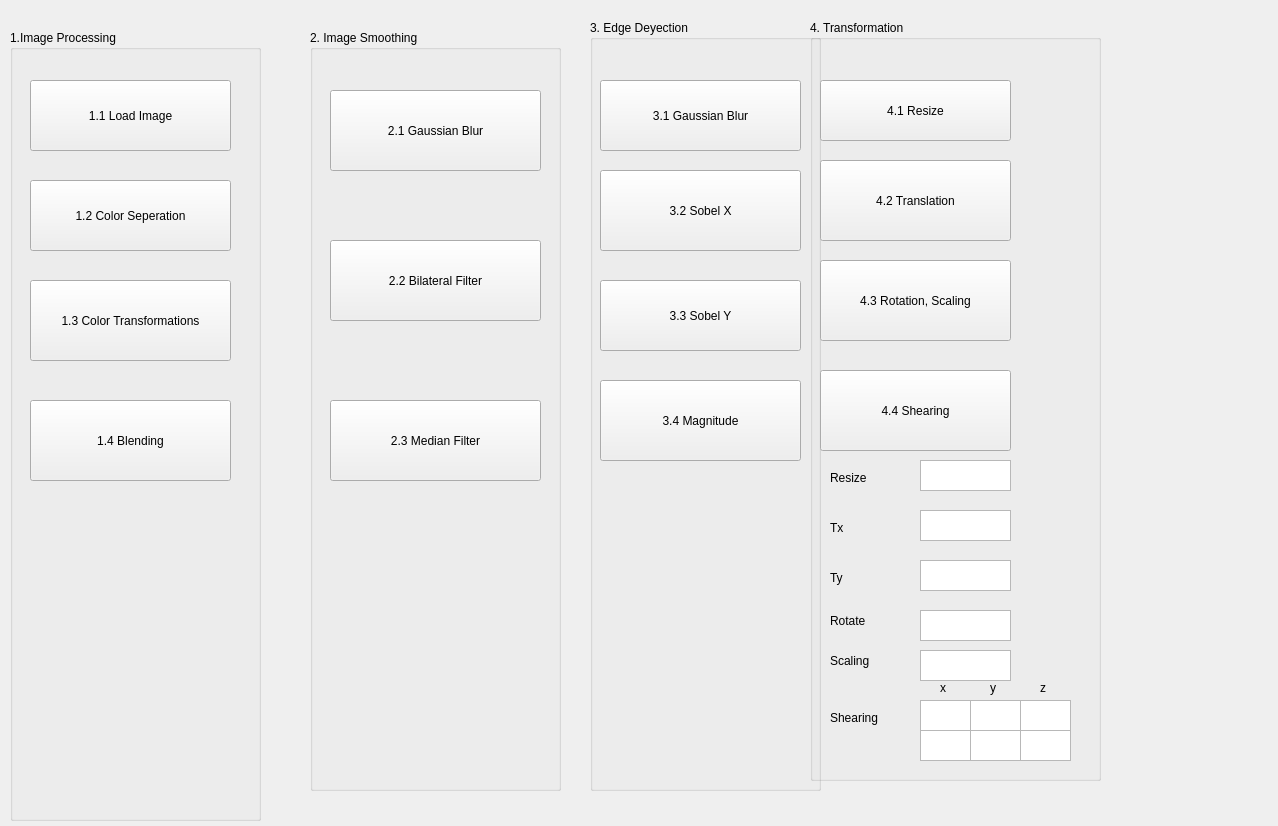
<?xml version="1.0" encoding="UTF-8"?>
<ui version="4.0">
 <class>MainWindow</class>
 <widget class="QMainWindow" name="MainWindow">
  <property name="geometry">
   <rect>
    <x>0</x>
    <y>0</y>
    <width>1278</width>
    <height>826</height>
   </rect>
  </property>
  <property name="windowTitle">
   <string>MainWindow</string>
  </property>
  <widget class="QWidget" name="centralwidget">
   <widget class="QGroupBox" name="groupBox">
    <property name="geometry">
     <rect>
      <x>10</x>
      <y>30</y>
      <width>251</width>
      <height>791</height>
     </rect>
    </property>
    <property name="title">
     <string>1.Image Processing</string>
    </property>
    <widget class="QPushButton" name="btn1_1">
     <property name="geometry">
      <rect>
       <x>20</x>
       <y>50</y>
       <width>201</width>
       <height>71</height>
      </rect>
     </property>
     <property name="text">
      <string>1.1 Load Image</string>
     </property>
    </widget>
    <widget class="QPushButton" name="btn1_2">
     <property name="geometry">
      <rect>
       <x>20</x>
       <y>150</y>
       <width>201</width>
       <height>71</height>
      </rect>
     </property>
     <property name="text">
      <string>1.2 Color Seperation</string>
     </property>
    </widget>
    <widget class="QPushButton" name="btn1_3">
     <property name="geometry">
      <rect>
       <x>20</x>
       <y>250</y>
       <width>201</width>
       <height>81</height>
      </rect>
     </property>
     <property name="text">
      <string>1.3 Color Transformations</string>
     </property>
    </widget>
    <widget class="QPushButton" name="btn1_4">
     <property name="geometry">
      <rect>
       <x>20</x>
       <y>370</y>
       <width>201</width>
       <height>81</height>
      </rect>
     </property>
     <property name="text">
      <string>1.4 Blending</string>
     </property>
    </widget>
   </widget>
   <widget class="QGroupBox" name="groupBox_2">
    <property name="geometry">
     <rect>
      <x>310</x>
      <y>30</y>
      <width>251</width>
      <height>761</height>
     </rect>
    </property>
    <property name="title">
     <string>2. Image Smoothing</string>
    </property>
    <widget class="QPushButton" name="btn2_2">
     <property name="geometry">
      <rect>
       <x>20</x>
       <y>210</y>
       <width>211</width>
       <height>81</height>
      </rect>
     </property>
     <property name="text">
      <string>2.2 Bilateral Filter</string>
     </property>
    </widget>
    <widget class="QPushButton" name="btn2_1">
     <property name="geometry">
      <rect>
       <x>20</x>
       <y>60</y>
       <width>211</width>
       <height>81</height>
      </rect>
     </property>
     <property name="text">
      <string>2.1 Gaussian Blur</string>
     </property>
    </widget>
    <widget class="QPushButton" name="btn2_3">
     <property name="geometry">
      <rect>
       <x>20</x>
       <y>370</y>
       <width>211</width>
       <height>81</height>
      </rect>
     </property>
     <property name="text">
      <string>2.3 Median Filter</string>
     </property>
    </widget>
   </widget>
   <widget class="QGroupBox" name="groupBox_3">
    <property name="geometry">
     <rect>
      <x>590</x>
      <y>20</y>
      <width>231</width>
      <height>771</height>
     </rect>
    </property>
    <property name="title">
     <string>3. Edge Deyection</string>
    </property>
    <widget class="QPushButton" name="btn3_4">
     <property name="geometry">
      <rect>
       <x>10</x>
       <y>360</y>
       <width>201</width>
       <height>81</height>
      </rect>
     </property>
     <property name="text">
      <string>3.4 Magnitude</string>
     </property>
    </widget>
    <widget class="QPushButton" name="btn3_3">
     <property name="geometry">
      <rect>
       <x>10</x>
       <y>260</y>
       <width>201</width>
       <height>71</height>
      </rect>
     </property>
     <property name="text">
      <string>3.3 Sobel Y</string>
     </property>
    </widget>
    <widget class="QPushButton" name="btn3_2">
     <property name="geometry">
      <rect>
       <x>10</x>
       <y>150</y>
       <width>201</width>
       <height>81</height>
      </rect>
     </property>
     <property name="text">
      <string>3.2 Sobel X</string>
     </property>
    </widget>
    <widget class="QPushButton" name="btn3_1">
     <property name="geometry">
      <rect>
       <x>10</x>
       <y>60</y>
       <width>201</width>
       <height>71</height>
      </rect>
     </property>
     <property name="text">
      <string>3.1 Gaussian Blur</string>
     </property>
    </widget>
   </widget>
   <widget class="QGroupBox" name="groupBox_4">
    <property name="geometry">
     <rect>
      <x>810</x>
      <y>20</y>
      <width>291</width>
      <height>761</height>
     </rect>
    </property>
    <property name="title">
     <string>4. Transformation</string>
    </property>
    <widget class="QPushButton" name="btn4_4">
     <property name="geometry">
      <rect>
       <x>10</x>
       <y>350</y>
       <width>191</width>
       <height>81</height>
      </rect>
     </property>
     <property name="text">
      <string>4.4 Shearing</string>
     </property>
    </widget>
    <widget class="QPushButton" name="btn4_2">
     <property name="geometry">
      <rect>
       <x>10</x>
       <y>140</y>
       <width>191</width>
       <height>81</height>
      </rect>
     </property>
     <property name="text">
      <string>4.2 Translation</string>
     </property>
    </widget>
    <widget class="QPushButton" name="btn4_3">
     <property name="geometry">
      <rect>
       <x>10</x>
       <y>240</y>
       <width>191</width>
       <height>81</height>
      </rect>
     </property>
     <property name="text">
      <string>4.3 Rotation, Scaling</string>
     </property>
    </widget>
    <widget class="QPushButton" name="btn4_1">
     <property name="geometry">
      <rect>
       <x>10</x>
       <y>60</y>
       <width>191</width>
       <height>61</height>
      </rect>
     </property>
     <property name="text">
      <string>4.1 Resize</string>
     </property>
    </widget>
    <widget class="QTextEdit" name="text6_1">
     <property name="geometry">
      <rect>
       <x>110</x>
       <y>680</y>
       <width>51</width>
       <height>31</height>
      </rect>
     </property>
    </widget>
    <widget class="QTextEdit" name="text2">
     <property name="geometry">
      <rect>
       <x>110</x>
       <y>490</y>
       <width>91</width>
       <height>31</height>
      </rect>
     </property>
    </widget>
    <widget class="QTextEdit" name="text3">
     <property name="geometry">
      <rect>
       <x>110</x>
       <y>540</y>
       <width>91</width>
       <height>31</height>
      </rect>
     </property>
    </widget>
    <widget class="QLabel" name="label_1">
     <property name="geometry">
      <rect>
       <x>20</x>
       <y>450</y>
       <width>58</width>
       <height>15</height>
      </rect>
     </property>
     <property name="text">
      <string>Resize</string>
     </property>
    </widget>
    <widget class="QTextEdit" name="text1">
     <property name="geometry">
      <rect>
       <x>110</x>
       <y>440</y>
       <width>91</width>
       <height>31</height>
      </rect>
     </property>
    </widget>
    <widget class="QLabel" name="label_2">
     <property name="geometry">
      <rect>
       <x>20</x>
       <y>500</y>
       <width>58</width>
       <height>15</height>
      </rect>
     </property>
     <property name="text">
      <string>Tx</string>
     </property>
    </widget>
    <widget class="QLabel" name="label_3">
     <property name="geometry">
      <rect>
       <x>20</x>
       <y>550</y>
       <width>58</width>
       <height>15</height>
      </rect>
     </property>
     <property name="text">
      <string>Ty</string>
     </property>
    </widget>
    <widget class="QTextEdit" name="text4">
     <property name="geometry">
      <rect>
       <x>110</x>
       <y>590</y>
       <width>91</width>
       <height>31</height>
      </rect>
     </property>
    </widget>
    <widget class="QLabel" name="label_6">
     <property name="geometry">
      <rect>
       <x>20</x>
       <y>690</y>
       <width>58</width>
       <height>15</height>
      </rect>
     </property>
     <property name="text">
      <string>Shearing</string>
     </property>
    </widget>
    <widget class="QLabel" name="label_4">
     <property name="geometry">
      <rect>
       <x>20</x>
       <y>570</y>
       <width>121</width>
       <height>61</height>
      </rect>
     </property>
     <property name="text">
      <string>Rotate</string>
     </property>
    </widget>
    <widget class="QLabel" name="label_5">
     <property name="geometry">
      <rect>
       <x>20</x>
       <y>610</y>
       <width>121</width>
       <height>61</height>
      </rect>
     </property>
     <property name="text">
      <string>Scaling</string>
     </property>
    </widget>
    <widget class="QTextEdit" name="text5">
     <property name="geometry">
      <rect>
       <x>110</x>
       <y>630</y>
       <width>91</width>
       <height>31</height>
      </rect>
     </property>
    </widget>
    <widget class="QTextEdit" name="text6_2">
     <property name="geometry">
      <rect>
       <x>110</x>
       <y>710</y>
       <width>51</width>
       <height>31</height>
      </rect>
     </property>
    </widget>
    <widget class="QTextEdit" name="text6_3">
     <property name="geometry">
      <rect>
       <x>160</x>
       <y>680</y>
       <width>51</width>
       <height>31</height>
      </rect>
     </property>
    </widget>
    <widget class="QTextEdit" name="text6_4">
     <property name="geometry">
      <rect>
       <x>160</x>
       <y>710</y>
       <width>51</width>
       <height>31</height>
      </rect>
     </property>
    </widget>
    <widget class="QTextEdit" name="text6_5">
     <property name="geometry">
      <rect>
       <x>210</x>
       <y>680</y>
       <width>51</width>
       <height>31</height>
      </rect>
     </property>
    </widget>
    <widget class="QTextEdit" name="text6_6">
     <property name="geometry">
      <rect>
       <x>210</x>
       <y>710</y>
       <width>51</width>
       <height>31</height>
      </rect>
     </property>
    </widget>
    <widget class="QLabel" name="label_7">
     <property name="geometry">
      <rect>
       <x>130</x>
       <y>660</y>
       <width>58</width>
       <height>15</height>
      </rect>
     </property>
     <property name="text">
      <string>x</string>
     </property>
    </widget>
    <widget class="QLabel" name="label_8">
     <property name="geometry">
      <rect>
       <x>180</x>
       <y>660</y>
       <width>58</width>
       <height>15</height>
      </rect>
     </property>
     <property name="text">
      <string>y</string>
     </property>
    </widget>
    <widget class="QLabel" name="label_9">
     <property name="geometry">
      <rect>
       <x>230</x>
       <y>660</y>
       <width>58</width>
       <height>15</height>
      </rect>
     </property>
     <property name="text">
      <string>z</string>
     </property>
    </widget>
   </widget>
  </widget>
 </widget>
 <resources/>
 <connections/>
</ui>
